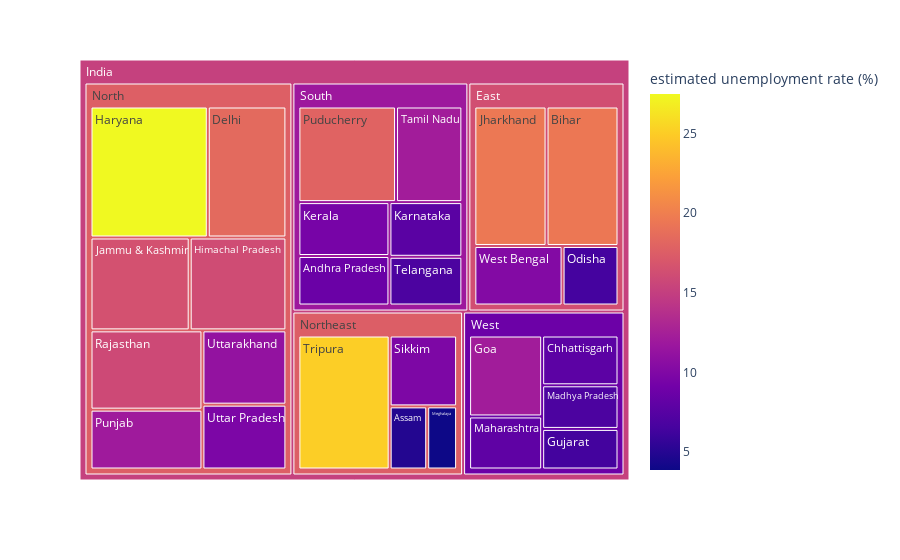

The code cell stored with this chart in its notebook:
### Markdown cell above
##### Unemployment rate by Area and Region

### Code cell
mean_unemployment_area_region = my_df.groupby(['area', 'region'])['estimated unemployment rate (%)'].mean().reset_index()

# Create a treemap with mean unemployment rates
fig = px.treemap(
    mean_unemployment_area_region,
    path=[px.Constant('India'), 'area', 'region'],
    values='estimated unemployment rate (%)',
    color='estimated unemployment rate (%)',
    hover_data=['area', 'region']
)

# Show the plot
fig.show()

### Figure 1 — Plotly figure (JSON) as saved in the notebook; plotly's stock layout.template omitted (floating-point values rounded to 4 significant figures)
{"data": [{"branchvalues": "total", "customdata": [["South", "Andhra Pradesh", 8.664], ["Northeast", "Assam", 4.856], ["East", "Bihar", 19.47], ["West", "Chhattisgarh", 7.819], ["North", "Delhi", 18.41], ["West", "Goa", 12.17], ["West", "Gujarat", 6.376], ["North", "Haryana", 27.48], ["North", "Himachal Pradesh", 16.07], ["North", "Jammu & Kashmir", 16.48], ["East", "Jharkhand", 19.54], ["South", "Karnataka", 7.668], ["South", "Kerala", 9.434], ["West", "Madhya Pradesh", 6.854], ["West", "Maharashtra", 7.979], ["Northeast", "Meghalaya", 3.866], ["East", "Odisha", 6.462], ["South", "Puducherry", 17.94], ["North", "Punjab", 11.98], ["North", "Rajasthan", 15.87], ["Northeast", "Sikkim", 9.793], ["South", "Tamil Nadu", 12.19], ["South", "Telangana", 6.833], ["Northeast", "Tripura", 25.05], ["North", "Uttar Pradesh", 9.737], ["North", "Uttarakhand", 11.16], ["East", "West Bengal", 10.19], ["East", "(?)", 16.29], ["North", "(?)", 17.6], ["Northeast", "(?)", 17.49], ["South", "(?)", 11.8], ["West", "(?)", 8.75], ["(?)", "(?)", 15.16]], "domain": {"x": [0, 1], "y": [0, 1]}, "hovertemplate": "labels=%{label}<br>estimated unemployment rate (%)_sum=%{value}<br>parent=%{parent}<br>id=%{id}<br>area=%{customdata[0]}<br>region=%{customdata[1]}<br>estimated unemployment rate (%)=%{color}<extra></extra>", "ids": ["India/South/Andhra Pradesh", "India/Northeast/Assam", "India/East/Bihar", "India/West/Chhattisgarh", "India/North/Delhi", "India/West/Goa", "India/West/Gujarat", "India/North/Haryana", "India/North/Himachal Pradesh", "India/North/Jammu & Kashmir", "India/East/Jharkhand", "India/South/Karnataka", "India/South/Kerala", "India/West/Madhya Pradesh", "India/West/Maharashtra", "India/Northeast/Meghalaya", "India/East/Odisha", "India/South/Puducherry", "India/North/Punjab", "India/North/Rajasthan", "India/Northeast/Sikkim", "India/South/Tamil Nadu", "India/South/Telangana", "India/Northeast/Tripura", "India/North/Uttar Pradesh", "India/North/Uttarakhand", "India/East/West Bengal", "India/East", "India/North", "India/Northeast", "India/South", "India/West", "India"], "labels": ["Andhra Pradesh", "Assam", "Bihar", "Chhattisgarh", "Delhi", "Goa", "Gujarat", "Haryana", "Himachal Pradesh", "Jammu & Kashmir", "Jharkhand", "Karnataka", "Kerala", "Madhya Pradesh", "Maharashtra", "Meghalaya", "Odisha", "Puducherry", "Punjab", "Rajasthan", "Sikkim", "Tamil Nadu", "Telangana", "Tripura", "Uttar Pradesh", "Uttarakhand", "West Bengal", "East", "North", "Northeast", "South", "West", "India"], "marker": {"coloraxis": "coloraxis", "colors": [8.664, 4.856, 19.47, 7.819, 18.41, 12.17, 6.376, 27.48, 16.07, 16.48, 19.54, 7.668, 9.434, 6.854, 7.979, 3.866, 6.462, 17.94, 11.98, 15.87, 9.793, 12.19, 6.833, 25.05, 9.737, 11.16, 10.19, 16.29, 17.6, 17.49, 11.8, 8.75, 15.16]}, "name": "", "parents": ["India/South", "India/Northeast", "India/East", "India/West", "India/North", "India/West", "India/West", "India/North", "India/North", "India/North", "India/East", "India/South", "India/South", "India/West", "India/West", "India/Northeast", "India/East", "India/South", "India/North", "India/North", "India/Northeast", "India/South", "India/South", "India/Northeast", "India/North", "India/North", "India/East", "India", "India", "India", "India", "India", ""], "type": "treemap", "values": [8.664, 4.856, 19.47, 7.819, 18.41, 12.17, 6.376, 27.48, 16.07, 16.48, 19.54, 7.668, 9.434, 6.854, 7.979, 3.866, 6.462, 17.94, 11.98, 15.87, 9.793, 12.19, 6.833, 25.05, 9.737, 11.16, 10.19, 55.66, 127.2, 43.57, 62.73, 41.2, 330.3]}], "layout": {"coloraxis": {"colorbar": {"title": {"text": "estimated unemployment rate (%)"}}, "colorscale": [[0, "#0d0887"], [0.1111, "#46039f"], [0.2222, "#7201a8"], [0.3333, "#9c179e"], [0.4444, "#bd3786"], [0.5556, "#d8576b"], [0.6667, "#ed7953"], [0.7778, "#fb9f3a"], [0.8889, "#fdca26"], [1, "#f0f921"]]}, "legend": {"tracegroupgap": 0}, "margin": {"t": 60}}}
